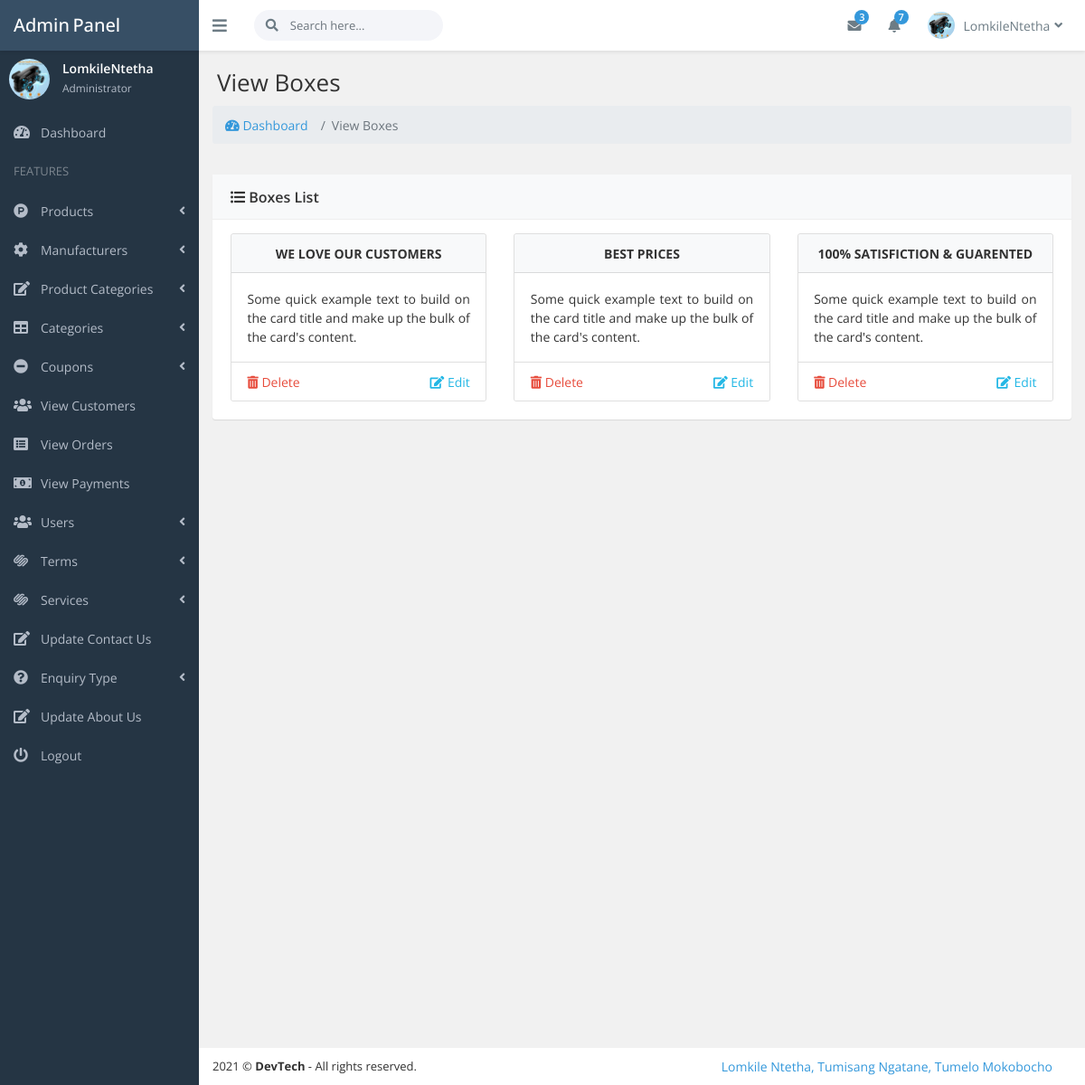
Screenshot of /site_admin/index.php?view_boxes (signed in) with the database file from the repository.
### tables this page shows
CREATE TABLE `boxes_section` (
  `box_id` int(10) NOT NULL,
  `box_title` varchar(100) NOT NULL,
  `box_desc` text NOT NULL
);

### core/init.php (called while the page is built, shortened)
<?php ob_start();
include_once 'database/connection.php';
include_once 'classes/user.php';
global $pdo;
$getFromU = new User($pdo);
?>

### core/classes/user.php (called while the page is built, shortened)
<?php
	class User {
    protected $pdo;
    public function __construct($pdo)
    {
      $this->pdo = $pdo;
    }
    public function view_admin_by_email($admin_email)
    {
      $sql = "SELECT * FROM admins WHERE admin_email = :admin_email";
      $stmt = $this->pdo->prepare($sql);
      $stmt->bindParam(":admin_email", $admin_email);
      $stmt->execute();
      return $stmt->fetch();
    }
    public function viewAllFromTable($table_name)
    {
      $sql = "SELECT * FROM {$table_name}";
      $stmt = $this->pdo->prepare($sql);
      $stmt->execute();
      return $stmt->fetchAll();
    }
}
?>

### site_admin/includes/view_boxes.php (the view, shortened to what this page needs)
<div class="page-heading">
    <h1 class="page-title">View Boxes</h1>
</div>
<nav aria-label="breadcrumb">
  <ol class="breadcrumb">
    <li class="breadcrumb-item"><a href="index.php?dashboard"><i class="fas fa-tachometer-alt"></i> Dashboard</a></li>
    <li class="breadcrumb-item active" aria-current="page">View Boxes</li>
  </ol>
</nav>
<div class="page-content fade-in-up">
    <div class="ibox rounded">
        <div class="ibox-head bg-light">
            <div class="ibox-title"><i class="fas fa-list-ul"></i> Boxes List</div>
        </div>
        <div class="ibox-body">
            <div class="card-deck">
                <?php
                    $view_boxes = $getFromU->viewAllFromTable('boxes_section');
                    foreach ($view_boxes as $view_box) {
                        $box_id = $view_box->box_id;
                        $box_title = $view_box->box_title;
                        $box_desc = $view_box->box_desc;
                ?>
                <div class="card">
                    <div class="card-header bg-light font-weight-bold text-uppercase text-center"><?php echo $box_title; ?></div>
                    <div class="card-body">
                      <p class="card-text text-justify"><?php echo $box_desc; ?></p>
                    </div>
                    <div class="card-footer">
                        <div class="row">
                            <div class="col-6">
                                <a class="text-danger" onclick="DeleteBox('<?php echo $box_id; ?>')"><i class="fas fa-trash-alt"></i> Delete</a>
                            </div>
                            <div class="col-6">
                                <a class="text-info float-right" href="index.php?edit_box=<?php echo $box_id; ?>"><i class="fas fa-edit"></i> Edit</a>
                            </div>
                        </div>
                    </div>
                </div>
                <?php } ?>
            </div>
        </div>
    </div>
</div>

### site_admin/includes/top_nav.php (shortened to what this page needs)
<?php
    $admin_email = $_SESSION['admin_email'];
    $get_admin = $getFromU->view_admin_by_email($admin_email);
    $admin_name = $get_admin->admin_name;
    $admin_image = $get_admin->admin_image;
?>
<header class="header">
    <div class="page-brand">
        <a class="link" href="index.html">
            <span class="brand">Admin
                <span class="brand-tip pl-1">Panel</span>
            </span>
        </a>
    </div>
    <div class="flexbox flex-1">
        <ul class="nav navbar-toolbar">
            <li>
                <a class="nav-link sidebar-toggler js-sidebar-toggler"><i class="fas fa-bars"></i></a>
            </li>
            <li>
                <form class="navbar-search" action="javascript:;">
                    <div class="rel">
                        <span class="search-icon"><i class="fas fa-search"></i></span>
                        <input class="form-control" placeholder="Search here...">
                    </div>
                </form>
            </li>
        </ul>
        <ul class="nav navbar-toolbar">
            <li class="dropdown dropdown-inbox">
                <a class="nav-link dropdown-toggle" data-toggle="dropdown"><i class="fas fa-envelope"></i></i>
                    <span class="badge badge-primary envelope-badge">3</span>
                </a>
            </li>
            <li class="dropdown dropdown-notification">
                <a class="nav-link dropdown-toggle" data-toggle="dropdown"><i class="fas fa-bell rel"></i>
                    <span class="badge badge-primary envelope-badge">7</span>
                </a>
                    </li>
                    <li class="dropdown dropdown-user">
                        <a class="nav-link dropdown-toggle link" data-toggle="dropdown">
                           <img src="product_images/<?php echo $admin_image; ?>" />
                            <span></span><?php echo $admin_name; ?><i class="fa fa-angle-down m-l-5"></i>
                        </a>
                    </li>
                </ul>
    </div>
</header>

### site_admin/includes/sidebar.php (shortened to what this page needs)
<?php
    $admin_email = $_SESSION['admin_email'];
    $get_admin = $getFromU->view_admin_by_email($admin_email);
    $admin_name = $get_admin->admin_name;
    $admin_image = $get_admin->admin_image;
    $dashboard = (isset($_GET['dashboard'])) ? 'active' : '';
    $products = (isset($_GET['add_product']) || isset($_GET['view_products']) || isset($_GET['edit_product'])) ? 'active' : '';
    $manufacturers = (isset($_GET['add_manufacturer']) || isset($_GET['view_manufacturers']) || isset($_GET['edit_manufacturer'])) ? 'active' : '';
    $p_cats = (isset($_GET['add_p_cat']) || isset($_GET['view_p_cats']) || isset($_GET['edit_p_cat'])) ? 'active' : '';
    $cats = (isset($_GET['add_cat']) || isset($_GET['view_cats']) || isset($_GET['edit_cat'])) ? 'active' : '';
    $view_customers = (isset($_GET['view_customers'])) ? 'active' : '';
    $view_orders = (isset($_GET['view_orders'])) ? 'active' : '';
    $view_payments = (isset($_GET['view_payments'])) ? 'active' : '';
    $users = (isset($_GET['add_user']) || isset($_GET['view_users']) || isset($_GET['edit_user'])) ? 'active' : '';
    $coupons = (isset($_GET['add_coupon']) || isset($_GET['view_coupons']) || isset($_GET['edit_coupon'])) ? 'active' : '';
    $terms = (isset($_GET['add_terms']) || isset($_GET['view_terms']) || isset($_GET['edit_terms'])) ? 'active' : '';
    $services = (isset($_GET['add_service']) || isset($_GET['view_services']) || isset($_GET['edit_service'])) ? 'active' : '';
    $edit_contact_us = (isset($_GET['edit_contact_us'])) ? 'active' : '';
    $edit_about_us = (isset($_GET['edit_about_us'])) ? 'active' : '';
    $enquiry_types = (isset($_GET['add_enquiry_type']) || isset($_GET['view_enquiry_types']) || isset($_GET['edit_enquiry_type'])) ? 'active' : '';
?>
<nav class="page-sidebar" id="sidebar">
    <div id="sidebar-collapse">
        <div class="admin-block d-flex">
            <div>
                 <img src="product_images/<?php echo $admin_image; ?>" class="img-fluid img-circle" width="45px" />
            </div>
            <div class="admin-info">
                <div class="font-strong"><?php echo $admin_name; ?></div><small>Administrator</small></div>
        </div>
        <ul class="side-menu metismenu">
            <li>
                <a class="<?php echo $dashboard; ?>" href="index.php?dashboard"><i class="sidebar-item-icon fas fa-tachometer-alt"></i>
                    <span class="nav-label">Dashboard</span>
                </a>
            </li>
            <li class="heading">FEATURES</li>
            <li class="<?php echo $products; ?>">
                <a href="javascript:;"><i class="sidebar-item-icon fab fa-product-hunt"></i>
                    <span class="nav-label">Products</span><i class="fa fa-angle-left arrow"></i>
                </a>
            </li>
            <li class="<?php echo $manufacturers; ?>">
                <a href="javascript:;"><i class="sidebar-item-icon fas fa-cog"></i>
                    <span class="nav-label">Manufacturers</span><i class="fa fa-angle-left arrow"></i>
                </a>
            </li>
            <li class="<?php echo $p_cats; ?>">
                <a href="javascript:;"><i class="sidebar-item-icon fa fa-edit"></i>
                    <span class="nav-label">Product Categories</span><i class="fa fa-angle-left arrow"></i>
                </a>
            </li>
            <li class="<?php echo $cats; ?>">
                <a href="javascript:;"><i class="sidebar-item-icon fa fa-table"></i>
                    <span class="nav-label">Categories</span><i class="fa fa-angle-left arrow"></i>
                </a>
            </li>
            <li class="<?php echo $coupons; ?>">
                <a href="javascript:;"><i class="sidebar-item-icon fas fa-minus-circle"></i>
                    <span class="nav-label">Coupons</span><i class="fas fa-angle-left arrow"></i>
                </a>
            </li>
            <li class="<?php echo $view_customers; ?>">
                <a href="index.php?view_customers"><i class="sidebar-item-icon fas fa-users"></i>
                    <span class="nav-label">View Customers</span>
                </a>
            </li>
            <li class="<?php echo $view_orders; ?>">
                <a href="index.php?view_orders"><i class="sidebar-item-icon fas fa-list-alt"></i>
                    <span class="nav-label">View Orders</span>
                </a>
            </li>
            <li class="<?php echo $view_payments; ?>">
                <a href="index.php?view_payments"><i class="sidebar-item-icon fas fa-money-bill-alt"></i>
                    <span class="nav-label">View Payments</span>
                </a>
            </li>
            <li class="<?php echo $users; ?>">
                <a href="javascript:;"><i class="sidebar-item-icon fa fa-users"></i>
                    <span class="nav-label">Users</span><i class="fa fa-angle-left arrow"></i></a>
            </li>
            <li class="<?php echo $terms; ?>">
                <a href="javascript:;"><i class="sidebar-item-icon fab fa-squarespace"></i>
                    <span class="nav-label">Terms</span><i class="fa fa-angle-left arrow"></i></a>
            </li>
            <li class="<?php echo $services; ?>">
                <a href="javascript:;"><i class="sidebar-item-icon fab fa-squarespace"></i>
                    <span class="nav-label">Services</span><i class="fa fa-angle-left arrow"></i></a>
            </li>
            <li class="<?php echo $edit_contact_us; ?>">
                <a href="index.php?edit_contact_us"><i class="sidebar-item-icon fas fas fa-edit"></i>
                    <span class="nav-label">Update Contact Us</span>
                </a>
            </li>
            <li class="<?php echo $enquiry_types; ?>">
                <a href="javascript:;"><i class="sidebar-item-icon fas fa-question-circle"></i>
                    <span class="nav-label">Enquiry Type</span><i class="fa fa-angle-left arrow"></i></a>
            </li>
            <li class="<?php echo $edit_about_us; ?>">
                <a href="index.php?edit_about_us"><i class="sidebar-item-icon fas fas fa-edit"></i>
                    <span class="nav-label">Update About Us</span>
                </a>
            </li>
            <li>
                <a href="logout.php"><i class="sidebar-item-icon fas fa-power-off"></i>
                    <span class="nav-label">Logout</span>
                </a>
            </li>
        </ul>
    </div>
</nav>

### rows the page displays
boxes_section: box_title "WE LOVE OUR CUSTOMERS", box_desc "Some quick example text to build on the card title and make up the bulk of the card's content."
boxes_section: box_title "BEST PRICES", box_desc "Some quick example text to build on the card title and make up the bulk of the card's content."
boxes_section: box_title "100% SATISFICTION & GUARENTED", box_desc "Some quick example text to build on the card title and make up the bulk of the card's content."

### other values shown
$admin_name "LomkileNtetha"
